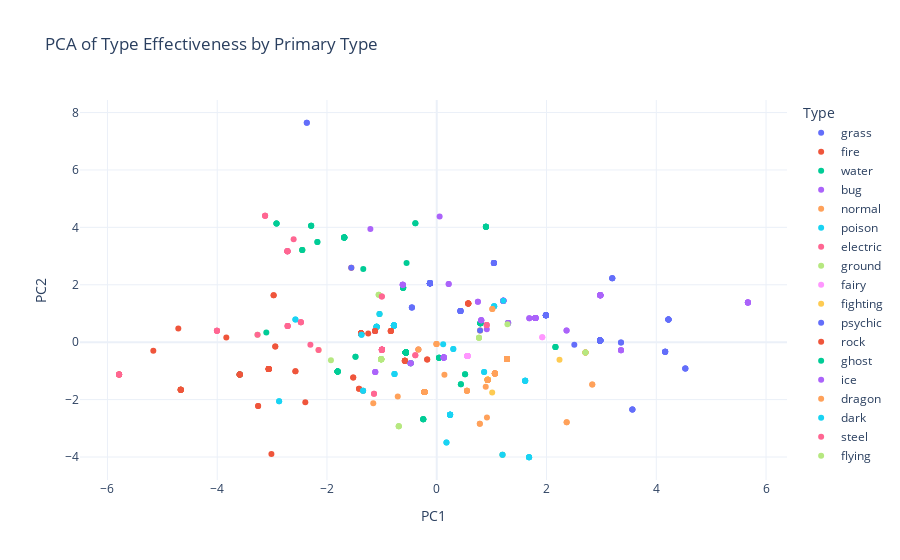
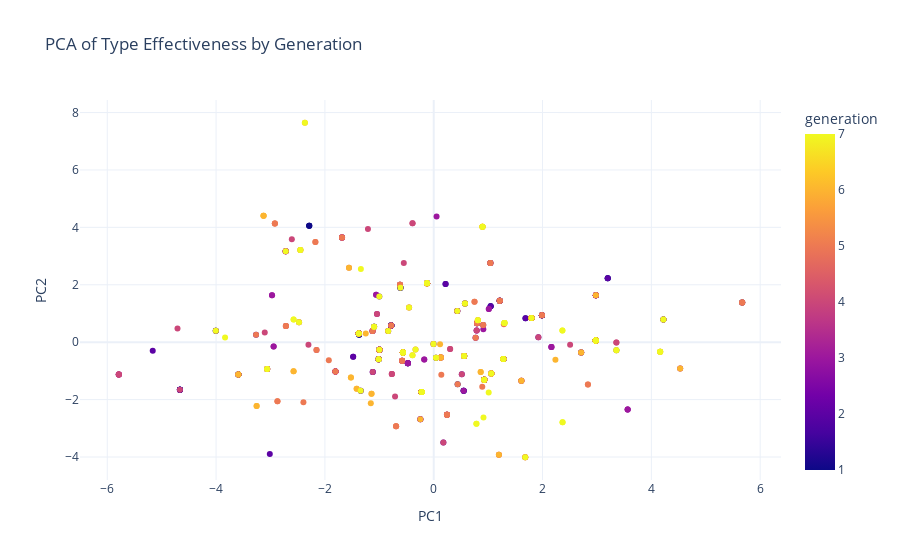

These figures' notebook cell, in order:
### Code cell
# Create interactive scatter plots for Type Effectiveness PCA if available
if len(type_cols) > 0:
    # By primary type
    if 'type1' in pokemon_clean.columns:
        fig = px.scatter(
            pokemon_clean, 
            x='type_pc1', 
            y='type_pc2',
            color='type1',
            hover_name='name' if 'name' in pokemon_clean.columns else None,
            title='PCA of Type Effectiveness by Primary Type',
            labels={'type_pc1': 'PC1', 'type_pc2': 'PC2'},
            template='plotly_white'
        )
        fig.update_layout(legend_title_text='Type')
        fig.show()
        
    # By generation
    if 'generation' in pokemon_clean.columns:
        fig = px.scatter(
            pokemon_clean, 
            x='type_pc1', 
            y='type_pc2',
            color='generation',
            hover_name='name' if 'name' in pokemon_clean.columns else None,
            title='PCA of Type Effectiveness by Generation',
            labels={'type_pc1': 'PC1', 'type_pc2': 'PC2'},
            template='plotly_white'
        )
        fig.update_layout(legend_title_text='Generation')
        fig.show()

### Figure 1 — Plotly figure (JSON) as saved in the notebook; plotly's stock layout.template omitted (floating-point values rounded to 4 significant figures)
{"data": [{"hovertemplate": "<b>%{hovertext}</b><br><br>type1=grass<br>PC1=%{x}<br>PC2=%{y}<extra></extra>", "hovertext": ["Bulbasaur", "Ivysaur", "Venusaur", "Oddish", "Gloom", "Vileplume", "Bellsprout", "Weepinbell", "Victreebel", "Exeggcute", "Exeggutor", "Tangela", "Chikorita", "Bayleef", "Meganium", "Bellossom", "Hoppip", "Skiploom", "Jumpluff", "Sunkern", "Sunflora", "Treecko", "Grovyle", "Sceptile", "Seedot", "Nuzleaf", "Shiftry", "Shroomish", "Breloom", "Roselia", "Cacnea", "Cacturne", "Tropius", "Turtwig", "Grotle", "Torterra", "Budew", "Roserade", "Cherubi", "Cherrim", "Carnivine", "Snover", "Abomasnow", "Tangrowth", "Leafeon", "Shaymin", "Snivy", "Servine", "Serperior", "Pansage", "Simisage", "Cottonee", "Whimsicott", "Petilil", "Lilligant", "Maractus", "Foongus", "Amoonguss", "Ferroseed", "Ferrothorn", "Virizion", "Chespin", "Quilladin", "Chesnaught", "Skiddo", "Gogoat", "Rowlet", "Dartrix", "Decidueye", "Fomantis", "Lurantis", "Morelull", "Shiinotic", "Bounsweet", "Steenee", "Tsareena", "Tapu Bulu", "Kartana"], "legendgroup": "grass", "marker": {"color": "#636efa", "symbol": "circle"}, "mode": "markers", "name": "grass", "orientation": "v", "showlegend": true, "type": "scatter", "x": [1.989, 1.989, 1.989, 1.989, 1.989, 1.989, 1.989, 1.989, 1.989, 3.198, 3.198, 2.978, 2.978, 2.978, 2.978, 2.978, 4.222, 4.222, 4.222, 2.978, 2.978, 2.978, 2.978, 2.978, 2.978, 3.565, 3.565, 2.978, 4.529, 1.989, 2.978, 3.565, 4.222, 2.978, 2.978, 2.507, 1.989, 1.989, 2.978, 2.978, 2.978, 3.357, 3.357, 2.978, 2.978, 2.978, 2.978, 2.978, 2.978, 2.978, 2.978, 4.162, 4.162, 2.978, 2.978, 2.978, 1.989, 1.989, -0.453, -0.453, 4.529, 2.978, 2.978, 4.529, 2.978, 2.978, 4.222, 4.222, 0.8963, 2.978, 2.978, 4.162, 4.162, 2.978, 2.978, 2.978, 4.162, -0.453], "xaxis": "x", "y": [0.9374, 0.9374, 0.9374, 0.9374, 0.9374, 0.9374, 0.9374, 0.9374, 0.9374, 2.231, 2.231, 0.05798, 0.05798, 0.05798, 0.05798, 0.05798, 0.7899, 0.7899, 0.7899, 0.05798, 0.05798, 0.05798, 0.05798, 0.05798, 0.05798, -2.347, -2.347, 0.05798, -0.9153, 0.9374, 0.05798, -2.347, 0.7899, 0.05798, 0.05798, -0.08826, 0.9374, 0.9374, 0.05798, 0.05798, 0.05798, -0.01278, -0.01278, 0.05798, 0.05798, 0.05798, 0.05798, 0.05798, 0.05798, 0.05798, 0.05798, -0.3366, -0.3366, 0.05798, 0.05798, 0.05798, 0.9374, 0.9374, 1.208, 1.208, -0.9153, 0.05798, 0.05798, -0.9153, 0.05798, 0.05798, 0.7899, 0.7899, 4.024, 0.05798, 0.05798, -0.3366, -0.3366, 0.05798, 0.05798, 0.05798, -0.3366, 1.208], "yaxis": "y"}, {"hovertemplate": "<b>%{hovertext}</b><br><br>type1=fire<br>PC1=%{x}<br>PC2=%{y}<extra></extra>", "hovertext": ["Charmander", "Charmeleon", "Charizard", "Vulpix", "Ninetales", "Growlithe", "Arcanine", "Ponyta", "Rapidash", "Magmar", "Flareon", "Moltres", "Cyndaquil", "Quilava", "Typhlosion", "Slugma", "Magcargo", "Magby", "Entei", "Ho-Oh", "Torchic", "Combusken", "Blaziken", "Numel", "Camerupt", "Torkoal", "Chimchar", "Monferno", "Infernape", "Magmortar", "Heatran", "Tepig", "Pignite", "Emboar", "Pansear", "Simisear", "Darumaka", "Darmanitan", "Heatmor", "Fennekin", "Braixen", "Delphox", "Fletchinder", "Talonflame", "Litleo", "Pyroar", "Volcanion", "Litten", "Torracat", "Incineroar", "Oricorio", "Turtonator"], "legendgroup": "fire", "marker": {"color": "#EF553B", "symbol": "circle"}, "mode": "markers", "name": "fire", "orientation": "v", "showlegend": true, "type": "scatter", "x": [-1.378, -1.378, 0.5746, -1.378, -1.378, -1.378, -1.378, -1.378, -1.378, -1.378, -1.378, 0.5746, -1.378, -1.378, -1.378, -1.378, -5.164, -1.378, -1.378, 0.5746, -1.378, -0.5807, -0.5807, -2.942, -2.942, -1.378, -1.378, -0.5807, -0.5807, -1.378, -4.709, -1.378, -0.5807, -0.5807, -1.378, -1.378, -1.378, -1.378, -1.378, -1.378, -1.378, -1.557, 0.5746, 0.5746, -1.522, -1.522, -1.249, -1.378, -1.378, -1.342, 0.5746, -0.3342], "xaxis": "x", "y": [0.3002, 0.3002, 1.348, 0.3002, 0.3002, 0.3002, 0.3002, 0.3002, 0.3002, 0.3002, 0.3002, 1.348, 0.3002, 0.3002, 0.3002, 0.3002, -0.294, 0.3002, 0.3002, 1.348, 0.3002, -0.6431, -0.6431, -0.1479, -0.1479, 0.3002, 0.3002, -0.6431, -0.6431, 0.3002, 0.4772, 0.3002, -0.6431, -0.6431, 0.3002, 0.3002, 0.3002, 0.3002, 0.3002, 0.3002, 0.3002, 2.591, 1.348, 1.348, -1.231, -1.231, 0.3034, 0.3002, 0.3002, -1.693, 1.348, -0.2538], "yaxis": "y"}, {"hovertemplate": "<b>%{hovertext}</b><br><br>type1=water<br>PC1=%{x}<br>PC2=%{y}<extra></extra>", "hovertext": ["Squirtle", "Wartortle", "Blastoise", "Psyduck", "Golduck", "Poliwag", "Poliwhirl", "Poliwrath", "Tentacool", "Tentacruel", "Slowpoke", "Slowbro", "Seel", "Dewgong", "Shellder", "Cloyster", "Krabby", "Kingler", "Horsea", "Seadra", "Goldeen", "Seaking", "Staryu", "Starmie", "Magikarp", "Gyarados", "Lapras", "Vaporeon", "Totodile", "Croconaw", "Feraligatr", "Chinchou", "Lanturn", "Marill", "Azumarill", "Politoed", "Wooper", "Quagsire", "Slowking", "Qwilfish", "Corsola", "Remoraid", "Octillery", "Mantine", "Kingdra", "Suicune", "Mudkip", "Marshtomp", "Swampert", "Lotad", "Lombre", "Ludicolo", "Wingull", "Pelipper", "Carvanha", "Sharpedo", "Wailmer", "Wailord", "Barboach", "Whiscash", "Corphish", "Crawdaunt", "Feebas", "Milotic", "Clamperl", "Huntail", "Gorebyss", "Relicanth", "Luvdisc", "Kyogre", "Piplup", "Prinplup", "Empoleon", "Buizel", "Floatzel", "Shellos", "Gastrodon", "Finneon", "Lumineon", "Mantyke", "Palkia", "Phione", "Manaphy", "Oshawott", "Dewott", "Samurott", "Panpour", "Simipour", "Tympole", "Palpitoad", "Seismitoad", "Basculin", "Tirtouga", "Carracosta", "Ducklett", "Swanna", "Frillish", "Jellicent", "Alomomola", "Keldeo", "Froakie", "Frogadier", "Greninja", "Clauncher", "Clawitzer", "Popplio", "Brionne", "Primarina", "Wishiwashi", "Dewpider", "Araquanid", "Pyukumuku", "Bruxish", "Tapu Fini"], "legendgroup": "water", "marker": {"color": "#00cc96", "symbol": "circle"}, "mode": "markers", "name": "water", "orientation": "v", "showlegend": true, "type": "scatter", "x": [-0.5659, -0.5659, -0.5659, -0.5659, -0.5659, -0.5659, -0.5659, 0.4398, -1.096, -1.096, -0.6122, -0.6122, -0.5659, -0.4753, -0.5659, -0.4753, -0.5659, -0.5659, -0.5659, -0.5659, -0.5659, -0.5659, -0.5659, -0.6122, -0.5659, 0.7959, -0.4753, -0.5659, -0.5659, -0.5659, -0.5659, -1.481, -1.481, 0.04257, 0.04257, -0.5659, -1.806, -1.806, -0.6122, -1.096, -3.59, -0.5659, -0.5659, 0.7959, 0.5163, -0.5659, -0.5659, -1.806, -1.806, 2.163, 2.163, 2.163, 0.7959, 0.7959, -0.2457, -0.2457, -0.5659, -0.5659, -1.806, -1.806, -0.5659, -0.2457, -0.5659, -0.5659, -0.5659, -0.5659, -0.5659, -3.59, -0.5659, -0.5659, -0.5659, -0.5659, -3.105, -0.5659, -0.5659, -0.5659, -1.806, -0.5659, -0.5659, 0.7959, 0.5163, -0.5659, -0.5659, -0.5659, -0.5659, -0.5659, -0.5659, -0.5659, -0.5659, -1.806, -1.806, -0.5659, -3.59, -3.59, 0.7959, 0.7959, -2.175, -2.175, -0.5659, 0.4398, -0.5659, -0.5659, -0.2457, -0.5659, -0.5659, -0.5659, -0.5659, 0.04257, -0.5659, 1.3, 1.3, -0.5659, -0.6122, 0.04257], "xaxis": "x", "y": [-0.3566, -0.3566, -0.3566, -0.3566, -0.3566, -0.3566, -0.3566, -1.466, 0.5392, 0.5392, 1.895, 1.895, -0.3566, -0.7305, -0.3566, -0.7305, -0.3566, -0.3566, -0.3566, -0.3566, -0.3566, -0.3566, -0.3566, 1.895, -0.3566, 0.6631, -0.7305, -0.3566, -0.3566, -0.3566, -0.3566, -0.5062, -0.5062, -0.543, -0.543, -0.3566, -1.022, -1.022, 1.895, 0.5392, -1.13, -0.3566, -0.3566, 0.6631, -1.118, -0.3566, -0.3566, -1.022, -1.022, -0.1646, -0.1646, -0.1646, 0.6631, 0.6631, -2.684, -2.684, -0.3566, -0.3566, -1.022, -1.022, -0.3566, -2.684, -0.3566, -0.3566, -0.3566, -0.3566, -0.3566, -1.13, -0.3566, -0.3566, -0.3566, -0.3566, 0.3383, -0.3566, -0.3566, -0.3566, -1.022, -0.3566, -0.3566, 0.6631, -1.118, -0.3566, -0.3566, -0.3566, -0.3566, -0.3566, -0.3566, -0.3566, -0.3566, -1.022, -1.022, -0.3566, -1.13, -1.13, 0.6631, 0.6631, 3.493, 3.493, -0.3566, -1.466, -0.3566, -0.3566, -2.684, -0.3566, -0.3566, -0.3566, -0.3566, -0.543, -0.3566, 0.6673, 0.6673, -0.3566, 1.895, -0.543], "yaxis": "y"}, {"hovertemplate": "<b>%{hovertext}</b><br><br>type1=bug<br>PC1=%{x}<br>PC2=%{y}<extra></extra>", "hovertext": ["Caterpie", "Metapod", "Butterfree", "Weedle", "Kakuna", "Beedrill", "Paras", "Parasect", "Venonat", "Venomoth", "Scyther", "Pinsir", "Ledyba", "Ledian", "Spinarak", "Ariados", "Yanma", "Pineco", "Forretress", "Scizor", "Shuckle", "Heracross", "Wurmple", "Silcoon", "Beautifly", "Cascoon", "Dustox", "Surskit", "Masquerain", "Nincada", "Ninjask", "Shedinja", "Volbeat", "Illumise", "Kricketot", "Kricketune", "Burmy", "Wormadam", "Mothim", "Combee", "Vespiquen", "Yanmega", "Sewaddle", "Swadloon", "Leavanny", "Venipede", "Whirlipede", "Scolipede", "Dwebble", "Crustle", "Karrablast", "Escavalier", "Joltik", "Galvantula", "Shelmet", "Accelgor", "Durant", "Larvesta", "Volcarona", "Genesect", "Scatterbug", "Spewpa", "Vivillon", "Grubbin", "Charjabug", "Vikavolt", "Cutiefly", "Ribombee", "Wimpod", "Golisopod", "Buzzwole", "Pheromosa"], "legendgroup": "bug", "marker": {"color": "#ab63fa", "symbol": "circle"}, "mode": "markers", "name": "bug", "orientation": "v", "showlegend": true, "type": "scatter", "x": [1.797, 1.797, 2.98, 1.213, 1.213, 1.213, 5.67, 5.67, 1.213, 1.213, 2.98, 1.797, 2.98, 2.98, 1.213, 1.213, 2.98, 1.797, -0.6191, -0.6191, -1.124, 3.357, 1.797, 1.797, 2.98, 1.797, 1.213, 1.3, 2.98, 0.9119, 2.98, 0.05271, 1.797, 1.797, 1.797, 1.797, 1.797, 5.67, 2.98, 2.98, 2.98, 2.98, 5.67, 5.67, 5.67, 1.213, 1.213, 1.213, -1.124, -1.124, 1.797, -0.6191, 0.8105, 0.8105, 1.797, 1.797, -0.6191, 0.7499, 0.7499, -0.6191, 1.797, 1.797, 2.98, 1.797, 0.8105, 0.8105, 2.365, 2.365, 1.3, 1.3, 3.357, 3.357], "xaxis": "x", "y": [0.8408, 0.8408, 1.638, 1.446, 1.446, 1.446, 1.384, 1.384, 1.446, 1.446, 1.638, 0.8408, 1.638, 1.638, 1.446, 1.446, 1.638, 0.8408, 2.001, 2.001, 0.3914, -0.2813, 0.8408, 0.8408, 1.638, 0.8408, 1.446, 0.6673, 1.638, 0.4472, 1.638, 4.374, 0.8408, 0.8408, 0.8408, 0.8408, 0.8408, 1.384, 1.638, 1.638, 1.638, 1.638, 1.384, 1.384, 1.384, 1.446, 1.446, 1.446, 0.3914, 0.3914, 0.8408, 2.001, 0.7632, 0.7632, 0.8408, 0.8408, 2.001, 1.411, 1.411, 2.001, 0.8408, 0.8408, 1.638, 0.8408, 0.7632, 0.7632, 0.4032, 0.4032, 0.6673, 0.6673, -0.2813, -0.2813], "yaxis": "y"}, {"hovertemplate": "<b>%{hovertext}</b><br><br>type1=normal<br>PC1=%{x}<br>PC2=%{y}<extra></extra>", "hovertext": ["Pidgey", "Pidgeotto", "Pidgeot", "Rattata", "Raticate", "Spearow", "Fearow", "Jigglypuff", "Wigglytuff", "Meowth", "Persian", "Farfetch'd", "Doduo", "Dodrio", "Lickitung", "Chansey", "Kangaskhan", "Tauros", "Ditto", "Eevee", "Porygon", "Snorlax", "Sentret", "Furret", "Hoothoot", "Noctowl", "Igglybuff", "Aipom", "Girafarig", "Dunsparce", "Teddiursa", "Ursaring", "Porygon2", "Stantler", "Smeargle", "Miltank", "Blissey", "Zigzagoon", "Linoone", "Taillow", "Swellow", "Slakoth", "Vigoroth", "Slaking", "Whismur", "Loudred", "Exploud", "Azurill", "Skitty", "Delcatty", "Spinda", "Swablu", "Zangoose", "Castform", "Kecleon", "Starly", "Staravia", "Staraptor", "Bidoof", "Bibarel", "Ambipom", "Buneary", "Lopunny", "Glameow", "Purugly", "Happiny", "Chatot", "Munchlax", "Lickilicky", "Porygon-Z", "Regigigas", "Arceus", "Patrat", "Watchog", "Lillipup", "Herdier", "Stoutland", "Pidove", "Tranquill", "Unfezant", "Audino", "Minccino", "Cinccino", "Deerling", "Sawsbuck", "Bouffalant", "Rufflet", "Braviary", "Meloetta", "Bunnelby", "Diggersby", "Fletchling", "Furfrou", "Pikipek", "Trumbeak", "Toucannon", "Yungoos", "Gumshoos", "Stufful", "Bewear", "Oranguru", "Type: Null", "Silvally", "Komala", "Drampa"], "legendgroup": "normal", "marker": {"color": "#FFA15A", "symbol": "circle"}, "mode": "markers", "name": "normal", "orientation": "v", "showlegend": true, "type": "scatter", "x": [1.28, 1.28, 1.28, -0.2211, -0.2211, 1.28, 1.28, 0.5506, 0.5506, -0.2211, -0.2211, 1.28, 1.28, 1.28, -0.2211, -0.2211, -0.2211, -0.2211, -0.2211, -0.2211, -0.2211, -0.2211, -0.2211, -0.2211, 1.28, 1.28, 0.5506, -0.2211, -0.004532, -0.2211, -0.2211, -0.2211, -0.2211, -0.2211, -0.2211, -0.2211, -0.2211, -0.2211, -0.2211, 1.28, 1.28, -0.2211, -0.2211, -0.2211, -0.2211, -0.2211, -0.2211, 0.5506, -0.2211, -0.2211, -0.2211, 1.28, -0.2211, -0.2211, -0.2211, 1.28, 1.28, 1.28, -0.2211, -0.7103, -0.2211, -0.2211, -0.2211, -0.2211, -0.2211, -0.2211, 1.28, -0.2211, -0.2211, -0.2211, -0.2211, -0.2211, -0.2211, -0.2211, -0.2211, -0.2211, -0.2211, 1.28, 1.28, 1.28, -0.2211, -0.2211, -0.2211, 2.834, 2.834, -0.2211, 1.28, 1.28, -0.004532, -0.2211, -1.156, 1.28, -0.2211, 1.28, 1.28, 1.28, -0.2211, -0.2211, 0.7846, 0.7846, -0.004532, -0.2211, -0.2211, -0.2211, 0.9145], "xaxis": "x", "y": [-0.5876, -0.5876, -0.5876, -1.733, -1.733, -0.5876, -0.5876, -1.696, -1.696, -1.733, -1.733, -0.5876, -0.5876, -0.5876, -1.733, -1.733, -1.733, -1.733, -1.733, -1.733, -1.733, -1.733, -1.733, -1.733, -0.5876, -0.5876, -1.696, -1.733, -0.06433, -1.733, -1.733, -1.733, -1.733, -1.733, -1.733, -1.733, -1.733, -1.733, -1.733, -0.5876, -0.5876, -1.733, -1.733, -1.733, -1.733, -1.733, -1.733, -1.696, -1.733, -1.733, -1.733, -0.5876, -1.733, -1.733, -1.733, -0.5876, -0.5876, -0.5876, -1.733, -1.888, -1.733, -1.733, -1.733, -1.733, -1.733, -1.733, -0.5876, -1.733, -1.733, -1.733, -1.733, -1.733, -1.733, -1.733, -1.733, -1.733, -1.733, -0.5876, -0.5876, -0.5876, -1.733, -1.733, -1.733, -1.473, -1.473, -1.733, -0.5876, -0.5876, -0.06433, -1.733, -2.129, -0.5876, -1.733, -0.5876, -0.5876, -0.5876, -1.733, -1.733, -2.842, -2.842, -0.06433, -1.733, -1.733, -1.733, -2.622], "yaxis": "y"}, {"hovertemplate": "<b>%{hovertext}</b><br><br>type1=poison<br>PC1=%{x}<br>PC2=%{y}<extra></extra>", "hovertext": ["Ekans", "Arbok", "Nidoran♀", "Nidorina", "Nidoqueen", "Nidoran♂", "Nidorino", "Nidoking", "Zubat", "Golbat", "Grimer", "Muk", "Koffing", "Weezing", "Crobat", "Gulpin", "Swalot", "Seviper", "Stunky", "Skuntank", "Skorupi", "Drapion", "Croagunk", "Toxicroak", "Trubbish", "Garbodor", "Skrelp", "Dragalge", "Mareanie", "Toxapex", "Salandit", "Salazzle"], "legendgroup": "poison", "marker": {"color": "#19d3f3", "symbol": "circle"}, "mode": "markers", "name": "poison", "orientation": "v", "showlegend": true, "type": "scatter", "x": [-0.7802, -0.7802, -0.7802, -0.7802, -1.371, -0.7802, -0.7802, -1.371, 1.046, 1.046, -0.7802, -0.7802, -0.7802, -0.7802, 1.046, -0.7802, -0.7802, -0.7802, -0.7699, -0.7699, 1.213, -0.7699, 0.3016, 0.3016, -0.7802, -0.7802, -1.096, 0.1169, -1.096, -1.096, -2.575, -2.575], "xaxis": "x", "y": [0.582, 0.582, 0.582, 0.582, 0.2596, 0.582, 0.582, 0.2596, 1.249, 1.249, 0.582, 0.582, 0.582, 0.582, 1.249, 0.582, 0.582, 0.582, -1.11, -1.11, 1.446, -1.11, -0.2359, -0.2359, 0.582, 0.582, 0.5392, -0.06908, 0.5392, 0.5392, 0.7878, 0.7878], "yaxis": "y"}, {"hovertemplate": "<b>%{hovertext}</b><br><br>type1=electric<br>PC1=%{x}<br>PC2=%{y}<extra></extra>", "hovertext": ["Pikachu", "Raichu", "Magnemite", "Magneton", "Voltorb", "Electrode", "Electabuzz", "Jolteon", "Zapdos", "Pichu", "Mareep", "Flaaffy", "Ampharos", "Elekid", "Raikou", "Electrike", "Manectric", "Plusle", "Minun", "Shinx", "Luxio", "Luxray", "Pachirisu", "Magnezone", "Electivire", "Rotom", "Blitzle", "Zebstrika", "Emolga", "Tynamo", "Eelektrik", "Eelektross", "Thundurus", "Helioptile", "Heliolisk", "Dedenne", "Togedemaru", "Tapu Koko", "Xurkitree"], "legendgroup": "electric", "marker": {"color": "#FF6692", "symbol": "circle"}, "mode": "markers", "name": "electric", "orientation": "v", "showlegend": true, "type": "scatter", "x": [-0.9988, -0.9988, -4.005, -4.005, -0.9988, -0.9988, -0.9988, -0.9988, 0.9095, -0.9988, -0.9988, -0.9988, -0.9988, -0.9988, -0.9988, -0.9988, -0.9988, -0.9988, -0.9988, -0.9988, -0.9988, -0.9988, -0.9988, -4.005, -0.9988, -2.608, -0.9988, -0.9988, 0.9095, -0.9988, -0.9988, -0.9988, 0.9095, -1.143, -1.143, -0.3903, -4.005, -0.3903, -0.9988], "xaxis": "x", "y": [-0.2666, -0.2666, 0.3996, 0.3996, -0.2666, -0.2666, -0.2666, -0.2666, 0.597, -0.2666, -0.2666, -0.2666, -0.2666, -0.2666, -0.2666, -0.2666, -0.2666, -0.2666, -0.2666, -0.2666, -0.2666, -0.2666, -0.2666, 0.3996, -0.2666, 3.583, -0.2666, -0.2666, 0.597, -0.2666, -0.2666, -0.2666, 0.597, -1.798, -1.798, -0.453, 0.3996, -0.453, -0.2666], "yaxis": "y"}, {"hovertemplate": "<b>%{hovertext}</b><br><br>type1=ground<br>PC1=%{x}<br>PC2=%{y}<extra></extra>", "hovertext": ["Sandshrew", "Sandslash", "Diglett", "Dugtrio", "Cubone", "Marowak", "Rhyhorn", "Rhydon", "Gligar", "Phanpy", "Donphan", "Trapinch", "Vibrava", "Flygon", "Baltoy", "Claydol", "Groudon", "Hippopotas", "Hippowdon", "Rhyperior", "Gliscor", "Drilbur", "Excadrill", "Sandile", "Krokorok", "Krookodile", "Stunfisk", "Golett", "Golurk", "Landorus", "Mudbray", "Mudsdale"], "legendgroup": "ground", "marker": {"color": "#B6E880", "symbol": "circle"}, "mode": "markers", "name": "ground", "orientation": "v", "showlegend": true, "type": "scatter", "x": [-1.012, -1.012, -1.012, -1.012, -1.012, -1.012, -4.664, -4.664, 0.77, -1.012, -1.012, -1.012, 0.9277, 0.9277, -1.058, -1.058, -1.012, -1.012, -1.012, -4.664, 0.77, -1.012, -3.265, -0.6917, -0.6917, -0.6917, -1.928, -2.45, -2.45, 0.77, -1.012, -1.012], "xaxis": "x", "y": [-0.5976, -0.5976, -0.5976, -0.5976, -0.5976, -0.5976, -1.654, -1.654, 0.1527, -0.5976, -0.5976, -0.5976, -1.314, -1.314, 1.654, 1.654, -0.5976, -0.5976, -0.5976, -1.654, 0.1527, -0.5976, 0.2565, -2.925, -2.925, -2.925, -0.6253, 3.213, 3.213, 0.1527, -0.5976, -0.5976], "yaxis": "y"}, {"hovertemplate": "<b>%{hovertext}</b><br><br>type1=fairy<br>PC1=%{x}<br>PC2=%{y}<extra></extra>", "hovertext": ["Clefairy", "Clefable", "Cleffa", "Togepi", "Togetic", "Snubbull", "Granbull", "Togekiss", "Flabébé", "Floette", "Florges", "Spritzee", "Aromatisse", "Swirlix", "Slurpuff", "Sylveon", "Xerneas", "Comfey"], "legendgroup": "fairy", "marker": {"color": "#FF97FF", "symbol": "circle"}, "mode": "markers", "name": "fairy", "orientation": "v", "showlegend": true, "type": "scatter", "x": [0.5592, 0.5592, 0.5592, 0.5592, 1.923, 0.5592, 0.5592, 1.923, 0.5592, 0.5592, 0.5592, 0.5592, 0.5592, 0.5592, 0.5592, 0.5592, 0.5592, 0.5592], "xaxis": "x", "y": [-0.4807, -0.4807, -0.4807, -0.4807, 0.1705, -0.4807, -0.4807, 0.1705, -0.4807, -0.4807, -0.4807, -0.4807, -0.4807, -0.4807, -0.4807, -0.4807, -0.4807, -0.4807], "yaxis": "y"}, {"hovertemplate": "<b>%{hovertext}</b><br><br>type1=fighting<br>PC1=%{x}<br>PC2=%{y}<extra></extra>", "hovertext": ["Mankey", "Primeape", "Machop", "Machoke", "Machamp", "Hitmonlee", "Hitmonchan", "Tyrogue", "Hitmontop", "Makuhita", "Hariyama", "Meditite", "Medicham", "Riolu", "Lucario", "Timburr", "Gurdurr", "Conkeldurr", "Throh", "Sawk", "Mienfoo", "Mienshao", "Pancham", "Pangoro", "Hawlucha", "Crabrawler", "Crabominable", "Passimian"], "legendgroup": "fighting", "marker": {"color": "#FECB52", "symbol": "circle"}, "mode": "markers", "name": "fighting", "orientation": "v", "showlegend": true, "type": "scatter", "x": [0.929, 0.929, 0.929, 0.929, 0.929, 0.929, 0.929, 0.929, 0.929, 0.929, 0.929, 0.7894, 0.7894, 0.929, -2.154, 0.929, 0.929, 0.929, 0.929, 0.929, 0.929, 0.929, 0.929, 1.198, 2.237, 0.929, 1.01, 0.929], "xaxis": "x", "y": [-1.31, -1.31, -1.31, -1.31, -1.31, -1.31, -1.31, -1.31, -1.31, -1.31, -1.31, 0.4109, 0.4109, -1.31, -0.2754, -1.31, -1.31, -1.31, -1.31, -1.31, -1.31, -1.31, -1.31, -3.924, -0.6108, -1.31, -1.755, -1.31], "yaxis": "y"}, {"hovertemplate": "<b>%{hovertext}</b><br><br>type1=psychic<br>PC1=%{x}<br>PC2=%{y}<extra></extra>", "hovertext": ["Abra", "Kadabra", "Alakazam", "Drowzee", "Hypno", "Mr. Mime", "Mewtwo", "Mew", "Natu", "Xatu", "Espeon", "Unown", "Wobbuffet", "Lugia", "Celebi", "Ralts", "Kirlia", "Gardevoir", "Spoink", "Grumpig", "Chimecho", "Wynaut", "Deoxys", "Chingling", "Mime Jr.", "Gallade", "Uxie", "Mesprit", "Azelf", "Cresselia", "Victini", "Munna", "Musharna", "Woobat", "Swoobat", "Sigilyph", "Gothita", "Gothorita", "Gothitelle", "Solosis", "Duosion", "Reuniclus", "Elgyem", "Beheeyem", "Espurr", "Meowstic", "Hoopa", "Tapu Lele", "Cosmog", "Cosmoem", "Solgaleo", "Lunala", "Necrozma"], "legendgroup": "psychic", "marker": {"color": "#636efa", "symbol": "circle"}, "mode": "markers", "name": "psychic", "orientation": "v", "showlegend": true, "type": "scatter", "x": [-0.123, -0.123, -0.123, -0.123, -0.123, 0.4322, -0.123, -0.123, 1.041, 1.041, -0.123, -0.123, -0.123, 1.041, 3.198, 0.4322, 0.4322, 0.4322, -0.123, -0.123, -0.123, -0.123, -0.123, -0.123, 0.4322, 0.7894, -0.123, -0.123, -0.123, -0.123, -1.557, -0.123, -0.123, 1.041, 1.041, 1.041, -0.123, -0.123, -0.123, -0.123, -0.123, -0.123, -0.123, -0.123, -0.123, -0.123, -2.368, 0.4322, -0.123, -0.123, -2.72, -2.368, -0.123], "xaxis": "x", "y": [2.05, 2.05, 2.05, 2.05, 2.05, 1.09, 2.05, 2.05, 2.76, 2.76, 2.05, 2.05, 2.05, 2.76, 2.231, 1.09, 1.09, 1.09, 2.05, 2.05, 2.05, 2.05, 2.05, 2.05, 1.09, 0.4109, 2.05, 2.05, 2.05, 2.05, 2.591, 2.05, 2.05, 2.76, 2.76, 2.76, 2.05, 2.05, 2.05, 2.05, 2.05, 2.05, 2.05, 2.05, 2.05, 2.05, 7.644, 1.09, 2.05, 2.05, 3.17, 7.644, 2.05], "yaxis": "y"}, {"hovertemplate": "<b>%{hovertext}</b><br><br>type1=rock<br>PC1=%{x}<br>PC2=%{y}<extra></extra>", "hovertext": ["Geodude", "Graveler", "Golem", "Onix", "Omanyte", "Omastar", "Kabuto", "Kabutops", "Aerodactyl", "Sudowoodo", "Larvitar", "Pupitar", "Tyranitar", "Nosepass", "Lunatone", "Solrock", "Lileep", "Cradily", "Anorith", "Armaldo", "Regirock", "Cranidos", "Rampardos", "Shieldon", "Bastiodon", "Bonsly", "Probopass", "Roggenrola", "Boldore", "Gigalith", "Archen", "Archeops", "Terrakion", "Binacle", "Barbaracle", "Tyrunt", "Tyrantrum", "Amaura", "Aurorus", "Carbink", "Diancie", "Rockruff", "Lycanroc", "Minior", "Nihilego"], "legendgroup": "rock", "marker": {"color": "#EF553B", "symbol": "circle"}, "mode": "markers", "name": "rock", "orientation": "v", "showlegend": true, "type": "scatter", "x": [-4.664, -4.664, -4.664, -4.664, -3.59, -3.59, -3.59, -3.59, -0.8372, -3.061, -4.664, -4.664, -3.013, -3.061, -2.972, -2.972, -0.174, -0.174, -1.124, -1.124, -3.061, -3.061, -3.061, -5.788, -5.788, -3.061, -5.788, -3.061, -3.061, -3.061, -0.8372, -0.8372, -2.395, -3.59, -3.59, -1.416, -1.416, -3.255, -3.255, -2.575, -2.575, -3.061, -3.061, -0.8372, -3.834], "xaxis": "x", "y": [-1.654, -1.654, -1.654, -1.654, -1.13, -1.13, -1.13, -1.13, 0.3934, -0.9364, -1.654, -1.654, -3.896, -0.9364, 1.631, 1.631, -0.6016, -0.6016, 0.3914, 0.3914, -0.9364, -0.9364, -0.9364, -1.128, -1.128, -0.9364, -1.128, -0.9364, -0.9364, -0.9364, 0.3934, 0.3934, -2.094, -1.13, -1.13, -1.62, -1.62, -2.22, -2.22, -1.009, -1.009, -0.9364, -0.9364, 0.3934, 0.1645], "yaxis": "y"}, {"hovertemplate": "<b>%{hovertext}</b><br><br>type1=ghost<br>PC1=%{x}<br>PC2=%{y}<extra></extra>", "hovertext": ["Gastly", "Haunter", "Gengar", "Misdreavus", "Shuppet", "Banette", "Duskull", "Dusclops", "Drifloon", "Drifblim", "Mismagius", "Spiritomb", "Dusknoir", "Giratina", "Yamask", "Cofagrigus", "Litwick", "Lampent", "Chandelure", "Phantump", "Trevenant", "Pumpkaboo", "Gourgeist", "Sandygast", "Palossand", "Mimikyu", "Dhelmise"], "legendgroup": "ghost", "marker": {"color": "#00cc96", "symbol": "circle"}, "mode": "markers", "name": "ghost", "orientation": "v", "showlegend": true, "type": "scatter", "x": [-2.288, -2.288, -2.288, -1.685, -1.685, -1.685, -1.685, -1.685, -0.3895, -0.3895, -1.685, -1.043, -1.685, -0.5498, -1.685, -1.685, -2.92, -2.92, -2.92, 0.8963, 0.8963, 0.8963, 0.8963, -2.45, -2.45, -1.339, 0.8963], "xaxis": "x", "y": [4.057, 4.057, 4.057, 3.648, 3.648, 3.648, 3.648, 3.648, 4.142, 4.142, 3.648, 0.9822, 3.648, 2.759, 3.648, 3.648, 4.13, 4.13, 4.13, 4.024, 4.024, 4.024, 4.024, 3.213, 3.213, 2.549, 4.024], "yaxis": "y"}, {"hovertemplate": "<b>%{hovertext}</b><br><br>type1=ice<br>PC1=%{x}<br>PC2=%{y}<extra></extra>", "hovertext": ["Jynx", "Articuno", "Swinub", "Piloswine", "Delibird", "Smoochum", "Snorunt", "Glalie", "Spheal", "Sealeo", "Walrein", "Regice", "Glaceon", "Mamoswine", "Froslass", "Vanillite", "Vanillish", "Vanilluxe", "Cubchoo", "Beartic", "Cryogonal", "Bergmite", "Avalugg"], "legendgroup": "ice", "marker": {"color": "#ab63fa", "symbol": "circle"}, "mode": "markers", "name": "ice", "orientation": "v", "showlegend": true, "type": "scatter", "x": [0.2177, 1.687, -1.12, -1.12, 1.687, 0.2177, 0.1283, 0.1283, -0.4753, -0.4753, -0.4753, 0.1283, 0.1283, -1.12, -1.209, 0.1283, 0.1283, 0.1283, 0.1283, 0.1283, 0.1283, 0.1283, 0.1283], "xaxis": "x", "y": [2.031, 0.8311, -1.039, -1.039, 0.8311, 2.031, -0.5362, -0.5362, -0.7305, -0.7305, -0.7305, -0.5362, -0.5362, -1.039, 3.946, -0.5362, -0.5362, -0.5362, -0.5362, -0.5362, -0.5362, -0.5362, -0.5362], "yaxis": "y"}, {"hovertemplate": "<b>%{hovertext}</b><br><br>type1=dragon<br>PC1=%{x}<br>PC2=%{y}<extra></extra>", "hovertext": ["Dratini", "Dragonair", "Dragonite", "Altaria", "Bagon", "Shelgon", "Salamence", "Latias", "Latios", "Rayquaza", "Gible", "Gabite", "Garchomp", "Axew", "Fraxure", "Haxorus", "Druddigon", "Reshiram", "Zekrom", "Kyurem", "Goomy", "Sliggoo", "Goodra", "Zygarde", "Jangmo-o", "Hakamo-o", "Kommo-o"], "legendgroup": "dragon", "marker": {"color": "#FFA15A", "symbol": "circle"}, "mode": "markers", "name": "dragon", "orientation": "v", "showlegend": true, "type": "scatter", "x": [1.059, 1.059, 2.71, 2.71, 1.059, 1.059, 2.71, 1.013, 1.013, 2.71, 0.9277, 0.9277, 0.9277, 1.059, 1.059, 1.059, 1.059, -0.3342, 0.1398, 0.8926, 1.059, 1.059, 1.059, 0.9277, 1.059, 2.368, 2.368], "xaxis": "x", "y": [-1.091, -1.091, -0.3621, -0.3621, -1.091, -1.091, -0.3621, 1.16, 1.16, -0.3621, -1.314, -1.314, -1.314, -1.091, -1.091, -1.091, -1.091, -0.2538, -1.138, -1.554, -1.091, -1.091, -1.091, -1.314, -1.091, -2.79, -2.79], "yaxis": "y"}, {"hovertemplate": "<b>%{hovertext}</b><br><br>type1=dark<br>PC1=%{x}<br>PC2=%{y}<extra></extra>", "hovertext": ["Umbreon", "Murkrow", "Sneasel", "Houndour", "Houndoom", "Poochyena", "Mightyena", "Sableye", "Absol", "Honchkrow", "Weavile", "Darkrai", "Purrloin", "Liepard", "Scraggy", "Scrafty", "Zorua", "Zoroark", "Pawniard", "Bisharp", "Vullaby", "Mandibuzz", "Deino", "Zweilous", "Hydreigon", "Inkay", "Malamar", "Yveltal", "Guzzlord"], "legendgroup": "dark", "marker": {"color": "#19d3f3", "symbol": "circle"}, "mode": "markers", "name": "dark", "orientation": "v", "showlegend": true, "type": "scatter", "x": [0.2436, 1.611, 0.1771, -1.342, -1.342, 0.2436, 0.2436, -1.043, 0.2436, 1.611, 0.1771, 0.2436, 0.2436, 0.2436, 1.198, 1.198, 0.2436, 0.2436, -2.872, -2.872, 1.611, 1.611, 1.682, 1.682, 1.682, 0.8634, 0.8634, 1.611, 1.682], "xaxis": "x", "y": [-2.528, -1.344, -3.495, -1.693, -1.693, -2.528, -2.528, 0.9822, -2.528, -1.344, -3.495, -2.528, -2.528, -2.528, -3.924, -3.924, -2.528, -2.528, -2.057, -2.057, -1.344, -1.344, -4.008, -4.008, -4.008, -1.042, -1.042, -1.344, -4.008], "yaxis": "y"}, {"hovertemplate": "<b>%{hovertext}</b><br><br>type1=steel<br>PC1=%{x}<br>PC2=%{y}<extra></extra>", "hovertext": ["Steelix", "Skarmory", "Mawile", "Aron", "Lairon", "Aggron", "Beldum", "Metang", "Metagross", "Registeel", "Jirachi", "Bronzor", "Bronzong", "Dialga", "Klink", "Klang", "Klinklang", "Cobalion", "Honedge", "Doublade", "Aegislash", "Klefki", "Celesteela", "Magearna"], "legendgroup": "steel", "marker": {"color": "#FF6692", "symbol": "circle"}, "mode": "markers", "name": "steel", "orientation": "v", "showlegend": true, "type": "scatter", "x": [-3.265, -1.0, -2.475, -5.788, -5.788, -5.788, -2.72, -2.72, -2.72, -2.717, -2.72, -2.72, -2.72, -2.302, -2.717, -2.717, -2.717, -2.154, -3.128, -3.128, -3.128, -2.475, -1.0, -2.475], "xaxis": "x", "y": [0.2565, 1.595, 0.6908, -1.128, -1.128, -1.128, 3.17, 3.17, 3.17, 0.5598, 3.17, 3.17, 3.17, -0.08554, 0.5598, 0.5598, 0.5598, -0.2754, 4.405, 4.405, 4.405, 0.6908, 1.595, 0.6908], "yaxis": "y"}, {"hovertemplate": "<b>%{hovertext}</b><br><br>type1=flying<br>PC1=%{x}<br>PC2=%{y}<extra></extra>", "hovertext": ["Tornadus", "Noibat", "Noivern"], "legendgroup": "flying", "marker": {"color": "#B6E880", "symbol": "circle"}, "mode": "markers", "name": "flying", "orientation": "v", "showlegend": true, "type": "scatter", "x": [1.288, 2.71, 2.71], "xaxis": "x", "y": [0.6276, -0.3621, -0.3621], "yaxis": "y"}], "layout": {"legend": {"title": {"text": "Type"}, "tracegroupgap": 0}, "title": {"text": "PCA of Type Effectiveness by Primary Type"}, "xaxis": {"anchor": "y", "domain": [0, 1], "title": {"text": "PC1"}}, "yaxis": {"anchor": "x", "domain": [0, 1], "title": {"text": "PC2"}}}}

### Figure 2 — Plotly figure (JSON) as saved in the notebook; plotly's stock layout.template omitted (floating-point values rounded to 4 significant figures; data arrays with more than 128 entries replaced by an {"elided": "..."} marker saying what was removed)
{"data": [{"hovertemplate": "<b>%{hovertext}</b><br><br>PC1=%{x}<br>PC2=%{y}<br>generation=%{marker.color}<extra></extra>", "hovertext": {"elided": "801 str values"}, "legendgroup": "", "marker": {"color": {"elided": "801 int values"}, "coloraxis": "coloraxis", "symbol": "circle"}, "mode": "markers", "name": "", "orientation": "v", "showlegend": false, "type": "scatter", "x": {"elided": "801 float values"}, "xaxis": "x", "y": {"elided": "801 float values"}, "yaxis": "y"}], "layout": {"coloraxis": {"colorbar": {"title": {"text": "generation"}}, "colorscale": [[0, "#0d0887"], [0.1111, "#46039f"], [0.2222, "#7201a8"], [0.3333, "#9c179e"], [0.4444, "#bd3786"], [0.5556, "#d8576b"], [0.6667, "#ed7953"], [0.7778, "#fb9f3a"], [0.8889, "#fdca26"], [1, "#f0f921"]]}, "legend": {"title": {"text": "Generation"}, "tracegroupgap": 0}, "title": {"text": "PCA of Type Effectiveness by Generation"}, "xaxis": {"anchor": "y", "domain": [0, 1], "title": {"text": "PC1"}}, "yaxis": {"anchor": "x", "domain": [0, 1], "title": {"text": "PC2"}}}}
